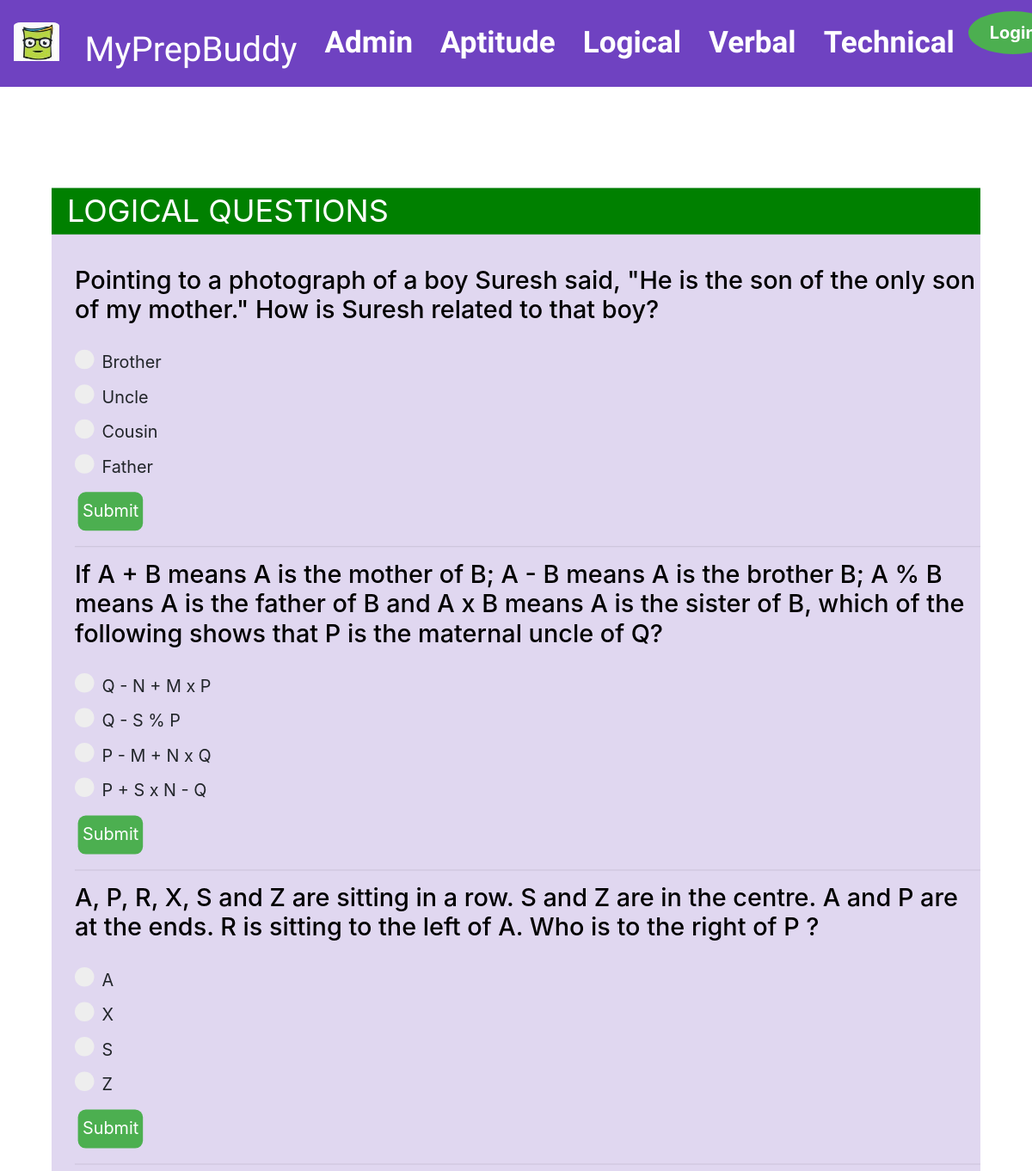
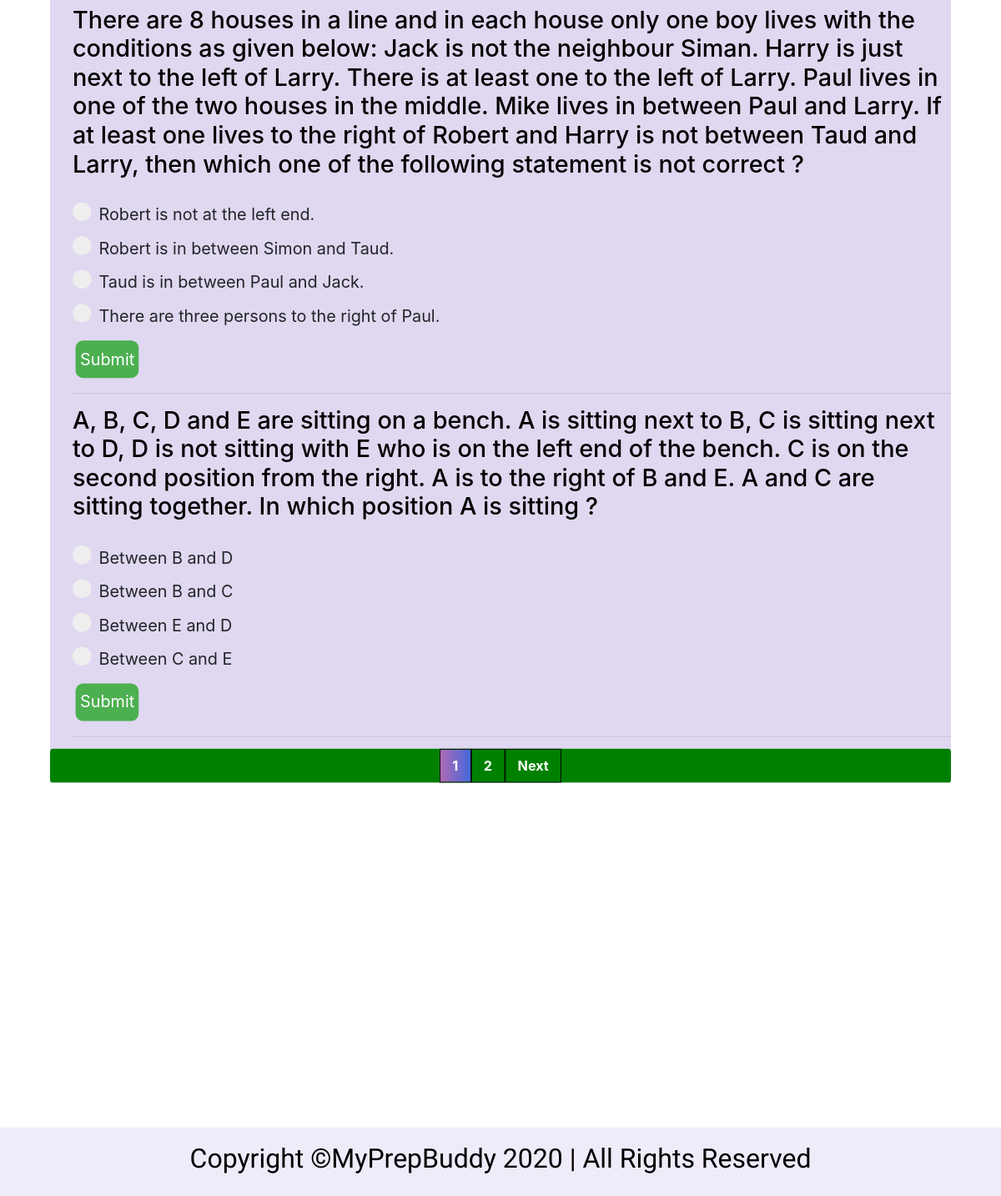
Page /logical_query.php on the committed database (2 pictures, top to bottom).
### tables this page shows
CREATE TABLE `logical_table` (
  `L_id` varchar(4) NOT NULL,
  `Question` varchar(5000) NOT NULL,
  `Option_1` varchar(1500) NOT NULL,
  `Option_2` varchar(1500) NOT NULL,
  `Option_3` varchar(1500) NOT NULL,
  `Option_4` varchar(1500) NOT NULL,
  `Answer` varchar(1500) NOT NULL
);

### logical_query.php (the view, shortened to what this page needs)
<html>
<head>
  <link rel="stylesheet" href="css/style.css" type="text/css"/>
  <link rel="stylesheet" href="css/pagination.css">
  <link rel="stylesheet" href="css/query_style.css">
</head>
<body>
  <?php include_once("./navbar/navbar.php"); ?>
 <div style='transform: scale(0.90); position: relative; top: 2px; background-color: rgba(177,156,217,0.4)'>
               <p style="background-color:green;color: white;padding-left: 20px">LOGICAL QUESTIONS</p><br>
                  <?php
                     $per_page_record = 5;
                if (isset($_GET["page"])) {
                    $page  = $_GET["page"];
                }
                else {
                  $page=1;
                }
                $start_from = ($page-1) * $per_page_record;
                    $db = new Database();
                   $con = $db->connect();
            $result = $con->query("Select * from logical_table LIMIT $start_from, $per_page_record") or die($con->error);
              if($result->num_rows > 0){
              while ($row = $result->fetch_assoc()) {
                  ?>
                    <div style="padding-left: 30px">
                      <h2><?php
                      $allowTypes = array('jpg','png','jpeg','gif','pdf');
                      $targetFilePath = "images/ImgQuestions/". $row["Question"];
                      $fileType = pathinfo($targetFilePath,PATHINFO_EXTENSION);
                      if(in_array($fileType, $allowTypes)){
                        echo "<img style='max-width:80%;height:auto;object-fit:contain;' src='images/ImgQuestions/".$row["Question"]."'>";
                      }else{
                       echo $row["Question"];} ?></h2><br>
                      <form>
                        <label class="quecontainer"><?php echo $row["Option_1"] ?>
                            <input type="radio" name="choice" value="<?php echo $row['Option_1'] ?>"/><br/>
                            <span class="checkmark"></span>
                        </label>
                        <label class="quecontainer"><?php echo $row["Option_2"] ?>
                            <input type="radio" name="choice" value="<?php echo $row['Option_2'] ?>"/><br/>
                            <span class="checkmark"></span>
                        </label>
                        <label class="quecontainer"><?php echo $row["Option_3"] ?>
                            <input type="radio" name="choice" value="<?php echo $row['Option_3'] ?>"><br/>
                            <span class="checkmark"></span>
                        </label>
                        <label class="quecontainer"><?php echo $row["Option_4"] ?>
                            <input type="radio" name="choice" value="<?php echo $row['Option_4'] ?>"> <br/>
                            <span class="checkmark"></span>
                        </label>
                        <button class="submitBtn" type="button" onclick="validate(choice.value,'<?php echo $row["Answer"]; ?>','<?php echo $row["L_id"] ?>')">Submit</button>
                      </form>
                  </div>
                  <?php
                      }
                    }
                  ?>
              <div class="pagination">
          <?php
            $query = "SELECT COUNT(*) FROM logical_table";
            $rs_result = mysqli_query($con, $query);
            $row = mysqli_fetch_row($rs_result);
            $total_records = $row[0];
            $total_pages = ceil($total_records / $per_page_record);
            $pagLink = "";
            for ($i=1; $i<=$total_pages; $i++) {
              if ($i == $page) {
                  $pagLink .= "<a class=active href='logical_query.php?page="
                                                    .$i."'>".$i." </a>";
              }
              else  {
                  $pagLink .= "<a href='logical_query.php?page=".$i."'>
                                                    ".$i." </a>";
              }
            };
            echo $pagLink;
            if($page<$total_pages){
                echo "<a href='logical_query.php?page=".($page+1)."'>  Next </a>";
            }
            ?>
         </div>
           </div>
<?php include_once("./navbar/footer.php"); ?>
</body>
</html>

### css/style.css (style rules this page uses)
html { overflow-y: scroll; }
html, body { background-color: white; }
body,h1, h2, h3, h4, h5, .body .h1, .h2, .h3, .h4, .h5 { color:black; font-family: "Mulish", -apple-system, BlinkMacSystemFont, "Segoe UI", Roboto, "Helvetica Neue", Arial, "Noto Sans", sans-serif, "Apple Color Emoji", "Segoe UI Emoji", "Segoe UI Symbol", "Noto Color Emoji"; }
html, body { height: 100%; min-height: 100vh; position: relative; }
* { box-sizing:border-box }
.active, .dot:hover { background: #4568DC; background: -webkit-linear-gradient(to right, #B06AB3, #4568DC); background: linear-gradient(to right, #B06AB3, #4568DC); }

### css/pagination.css (style rules this page uses)
input, button { height: 34px; text-align: center; }
.pagination { display: flex; align-items: center; justify-content: center; background-color: green; }
.pagination a { font-weight:bold; font-size:18px; color: black; float: left; padding: 8px 16px; text-decoration: none; border:1px solid black; color: white; }

### css/query_style.css (style rules this page uses)
p { font-size: 40px; }
.submitBtn { background-color: #4CAF50; height: 50px; border: none; color: white; text-align: center; display: inline-block; font-size: 22px; margin: 4px; cursor: pointer; border-radius: 10px; }
.quecontainer { display: block; position: relative; padding-left: 35px; margin-bottom: 12px; cursor: pointer; font-size: 22px; -webkit-user-select: none; -moz-user-select: none; -ms-user-select: none; user-select: none; }
.checkmark { position: absolute; top: 0; left: 0; height: 25px; width: 25px; background-color: #eee; border-radius: 50%; }
.checkmark:after { content: ""; position: absolute; display: none; }
.quecontainer .checkmark:after { top: 9px; left: 9px; width: 8px; height: 8px; border-radius: 50%; background: white; }

### rows in the picture
logical_table: Question "Pointing to a photograph of a boy Suresh said, \"He is the son of the only son of my mother.\" How is Suresh related to that boy?", Option_1 "Brother", Option_2 "Uncle", Option_3 "Cousin", Option_4 "Father"
logical_table: Question "If A + B means A is the mother of B; A - B means A is the brother B; A % B means A is the father of B and A x B means A is the sister of B, which of the following shows that P is the maternal uncle of Q?", Option_1 "Q - N + M x P", Option_2 "Q - S % P", Option_3 "P - M + N x Q", Option_4 "P + S x N - Q"
logical_table: Question "A, P, R, X, S and Z are sitting in a row. S and Z are in the centre. A and P are at the ends. R is sitting to the left of A. Who is to the right of P ?", Option_1 "A", Option_2 "X", Option_3 "S", Option_4 "Z"
logical_table: Question "There are 8 houses in a line and in each house only one boy lives with the conditions as given below: Jack is not the neighbour Siman. Harry is just next to the left of Larry. There is at least one to the left of Larry. Paul lives in one of the two houses in the middle. Mike lives in between Paul and Larry. If at least one lives to the right of Robert and Harry is not between Taud and Larry, then which one of the following statement is not correct ?", Option_1 "Robert is not at the left end.", Option_2 "Robert is in between Simon and Taud.", Option_3 "Taud is in between Paul and Jack.", Option_4 "There are three persons to the right of Paul."
logical_table: Question "A, B, C, D and E are sitting on a bench. A is sitting next to B, C is sitting next to D, D is not sitting with E who is on the left end of the bench. C is on the second position from the right. A is to the right of B and E. A and C are sitting together. In which position A is sitting ?", Option_1 "Between B and D", Option_2 "Between B and C", Option_3 "Between E and D", Option_4 "Between C and E"
